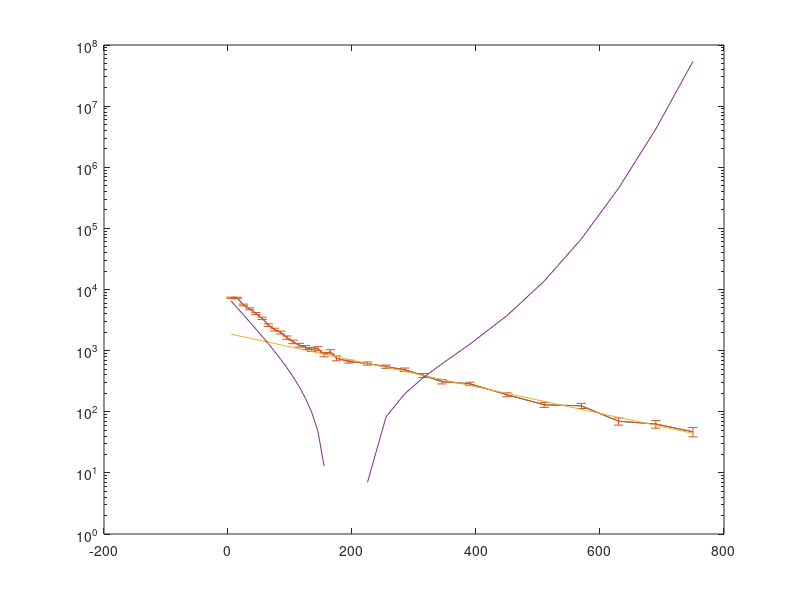

The MATLAB source for this figure:
tid = [5; 15; 25; 35; 45; 55; 65; 75; 85; 95; 105; 115;...
    125; 135; 145; 155; 165; 175; 195; 225; 255; 285; 315;...
    345; 390; 450; 510; 570; 630; 690; 750];

pulserPerSek = [7295; 7271; 5585; 4829; 4031; 3383;...
    2615; 2213; 1979; 1637; 1391; 1229; 1127; 1049;...
    1079; 863; 959; 749; 663; 617; 547; 487; 393; 311;...
    287; 190; 130; 125; 70; 63; 47];

Osakerhet = [209; 209; 183; 170; 156; 143; 126; 116; 109;...
    100; 92; 86; 83; 80; 81; 72; 77; 68; 37; 36; 34; 32;...
    29; 26; 17; 14; 12; 12; 9.5; 9.1; 8.2];

startln = 20;
pulsFit = pulserPerSek(startln:end);
tidFit = tid(startln:end);
semilogy(tid, pulserPerSek);
hold on;
errorbar(tid, pulserPerSek, Osakerhet);
hold on;
coeff = polyfit(tidFit, log(pulsFit), 1);
fitted_y = exp(polyval(coeff, tid));
semilogy(tid, fitted_y);
hold on;
pulsFit2 = pulserPerSek(1:startln);
coeff2 = polyfit(tid(1:startln), log(pulsFit2), 2);
fitted_y2 = exp(polyval(coeff2, tid));
fit2 = fitted_y2 - fitted_y;
semilogy(tid, fit2);

